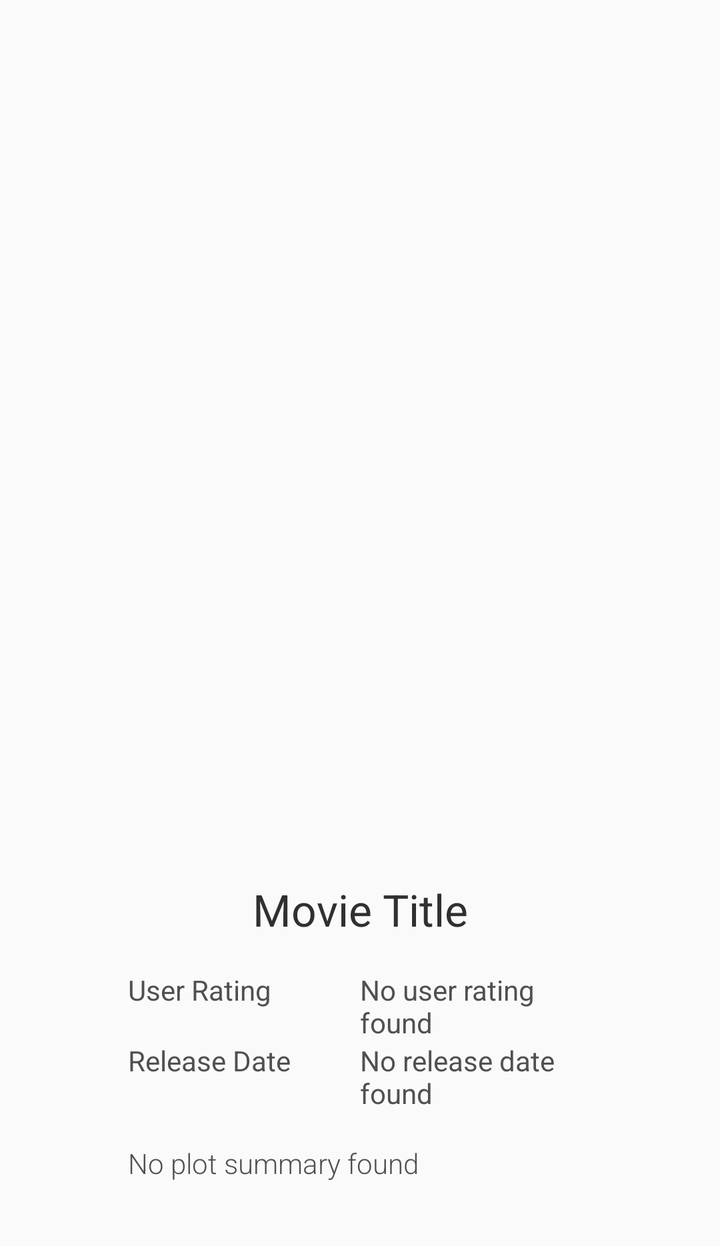
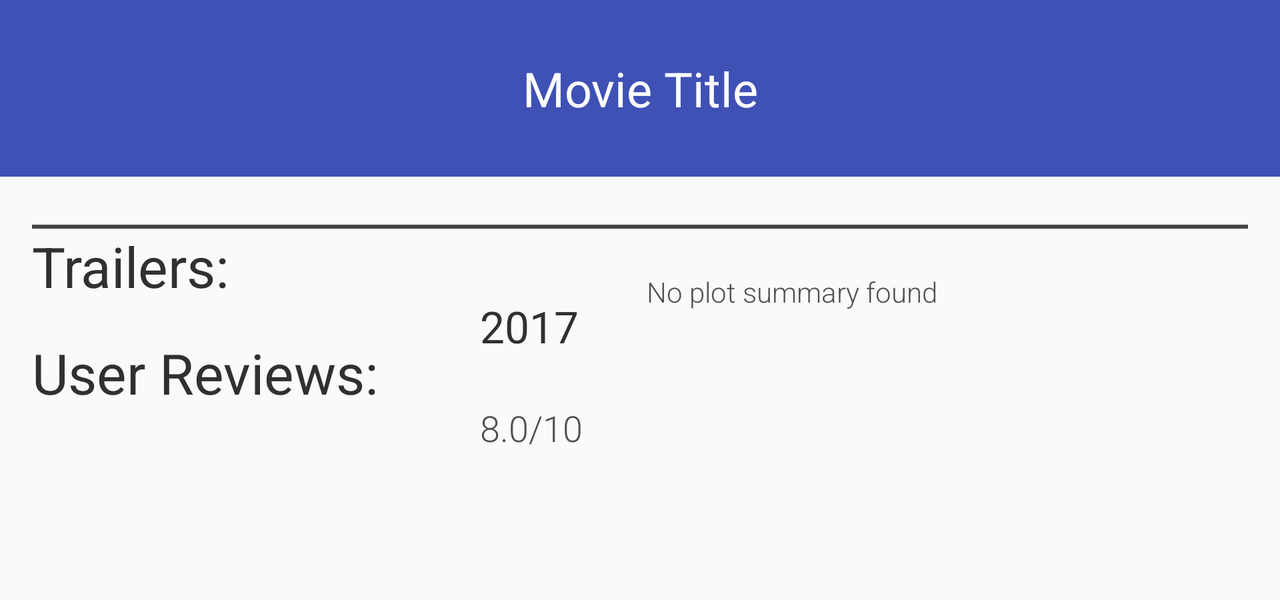

One screen, two layout resources from the same app: the default and the repository's alternative for another configuration. Each is rendered where Android would select it; the XML of both is given below.
<!-- AndroidManifest.xml: application theme InvertedBarTheme -->
<!-- res/layout/activity_detail.xml -->
<?xml version="1.0" encoding="utf-8"?>
<ScrollView xmlns:android="http://schemas.android.com/apk/res/android"
    xmlns:tools="http://schemas.android.com/tools"
    android:layout_width="match_parent"
    android:layout_height="wrap_content">

    <LinearLayout

        android:layout_width="match_parent"
        android:layout_height="wrap_content"
        android:layout_marginLeft="32dp"
        android:layout_marginRight="32dp"
        android:layout_marginTop="8dp"
        android:orientation="vertical"
        tools:context="com.example.android.popularmovies.DetailActivity">

        <ImageView
            android:id="@+id/detail_image"
            android:layout_width="match_parent"
            android:layout_height="400dp"
            android:adjustViewBounds="true"
            android:contentDescription="@string/movie_poster"
            android:scaleType="fitCenter" />

        <TextView
            android:id="@+id/detail_title"
            android:layout_width="match_parent"
            android:layout_height="wrap_content"
            android:layout_gravity="center_vertical|center_horizontal"
            android:layout_marginBottom="16dp"
            android:layout_marginTop="32dp"
            android:fontFamily="sans-serif"
            android:text="@string/movie_title"
            android:textAlignment="center"
            android:textColor="@color/textTitle"
            android:textSize="22sp" />

        <LinearLayout
            android:layout_width="match_parent"
            android:layout_height="wrap_content"
            android:layout_marginLeft="32dp"
            android:layout_marginRight="32dp"
            android:orientation="horizontal">

            <TextView
                android:layout_width="0dp"
                android:layout_height="wrap_content"
                android:layout_weight="1"
                android:fontFamily="sans-serif"
                android:text="@string/user_rating"
                android:textColor="@color/textDetails"
                android:textSize="14sp" />

            <TextView
                android:id="@+id/detail_rating_value"
                android:layout_width="0dp"
                android:layout_height="wrap_content"
                android:layout_weight="1"
                android:fontFamily="sans-serif"
                android:text="@string/no_rating"
                android:textColor="@color/textDetails"
                android:textSize="14sp" />
        </LinearLayout>

        <LinearLayout
            android:layout_width="match_parent"
            android:layout_height="wrap_content"
            android:layout_marginLeft="32dp"
            android:layout_marginRight="32dp"
            android:orientation="horizontal">

            <TextView
                android:layout_width="0dp"
                android:layout_height="wrap_content"
                android:layout_weight="1"
                android:fontFamily="sans-serif"
                android:text="@string/release_date"
                android:textColor="@color/textDetails"
                android:textSize="14sp" />

            <TextView
                android:id="@+id/detail_releasedate_value"
                android:layout_width="0dp"
                android:layout_height="wrap_content"
                android:layout_weight="1"
                android:fontFamily="sans-serif"
                android:text="@string/no_date"
                android:textColor="@color/textDetails"
                android:textSize="14sp" />
        </LinearLayout>

        <TextView
            android:id="@+id/detail_overview"
            android:layout_width="match_parent"
            android:layout_height="wrap_content"
            android:layout_marginBottom="32dp"
            android:layout_marginLeft="32dp"
            android:layout_marginRight="32dp"
            android:layout_marginTop="16dp"
            android:fontFamily="sans-serif-light"
            android:text="@string/no_overview"
            android:textColor="@color/textDetails"
            android:textSize="14sp" />

    </LinearLayout>

</ScrollView>
<!-- resources referenced by this layout -->
<resources>
  <color name="textDetails">#505050</color>
  <color name="textTitle">#303030</color>
  <string name="movie_poster">Movie Poster</string>
  <string name="movie_title">Movie Title</string>
  <string name="no_date">No release date found</string>
  <string name="no_overview">No plot summary found</string>
  <string name="no_rating">No user rating found</string>
  <string name="release_date">Release Date</string>
  <string name="user_rating">User Rating</string>
  <style name="InvertedBarTheme" parent="@style/AppTheme">
          <item name="actionBarStyle">@style/ActionBar.Solid.Inverse</item>
      </style>
  <style name="AppTheme" parent="@style/Theme.AppCompat.Light.DarkActionBar">
          
          <item name="colorPrimary">@color/colorPrimary</item>
          <item name="colorPrimaryDark">@color/colorPrimaryDark</item>
          <item name="colorAccent">@color/colorAccent</item>
  
      </style>
  <style name="ActionBar.Solid.Inverse" parent="@style/Widget.AppCompat.ActionBar">
          <item name="displayOptions">showHome|showTitle</item>
          <item name="background">@color/colorActionBar</item>
      </style>
  <color name="colorPrimary">#3F51B5</color>
  <color name="colorPrimaryDark">#303F9F</color>
  <color name="colorAccent">#69F0AE</color>
  <color name="colorActionBar">#333333</color>
</resources>
<!-- res/layout-land/activity_detail.xml (the repository's variant of the layout above) -->
<!-- drawn on the phone turned sideways -->
<?xml version="1.0" encoding="utf-8"?>
<ScrollView xmlns:android="http://schemas.android.com/apk/res/android"
    xmlns:app="http://schemas.android.com/apk/res-auto"
    xmlns:tools="http://schemas.android.com/tools"
    android:layout_width="match_parent"
    android:layout_height="wrap_content">

    <android.support.constraint.ConstraintLayout
        android:layout_width="match_parent"
        android:layout_height="wrap_content"
        android:orientation="vertical"
        tools:context="com.example.android.popularmovies.DetailActivity">

        <TextView
            android:id="@+id/detail_title"
            android:layout_width="match_parent"
            android:layout_height="wrap_content"
            android:layout_gravity="center_vertical|center_horizontal"
            android:background="@color/colorPrimary"
            android:fontFamily="sans-serif"
            android:paddingBottom="28dp"
            android:paddingTop="28dp"
            android:text="@string/movie_title"
            android:textAlignment="center"
            android:textColor="@color/white"
            android:textSize="24sp"
            app:layout_constraintStart_toStartOf="parent"
            app:layout_constraintTop_toTopOf="parent" />


        <ImageView
            android:id="@+id/detail_image"
            android:layout_width="200dp"
            android:layout_height="wrap_content"
            android:layout_marginLeft="16dp"
            android:layout_marginStart="16dp"
            android:layout_marginTop="16dp"
            android:adjustViewBounds="true"
            android:contentDescription="@string/movie_poster"
            app:layout_constraintStart_toStartOf="parent"
            app:layout_constraintTop_toBottomOf="@id/detail_title"
            tools:src="@drawable/notfound" />


        <include
            android:id="@+id/movie_details_values"
            layout="@layout/movie_details_values"
            android:layout_width="wrap_content"
            android:layout_height="wrap_content"
            android:layout_marginLeft="16dp"
            android:layout_marginStart="16dp"
            android:layout_marginTop="44dp"
            app:layout_constraintStart_toEndOf="@id/detail_image"
            app:layout_constraintTop_toTopOf="@id/detail_image" />


        <TextView
            android:id="@+id/detail_overview"
            android:layout_width="0dp"
            android:layout_height="wrap_content"
            android:layout_marginEnd="32dp"
            android:layout_marginLeft="32dp"
            android:layout_marginRight="32dp"
            android:layout_marginStart="32dp"
            android:layout_marginTop="32dp"
            android:fontFamily="sans-serif-light"
            android:textColor="@color/textDetails"
            android:textSize="14sp"
            app:layout_constraintEnd_toEndOf="parent"
            app:layout_constraintStart_toEndOf="@+id/movie_details_values"
            app:layout_constraintTop_toTopOf="@id/detail_image"
            tools:text="@string/no_overview" />

        <ImageView
            android:id="@+id/video_divider"
            android:layout_width="match_parent"
            android:layout_height="2dp"
            android:layout_marginEnd="16dp"
            android:layout_marginLeft="16dp"
            android:layout_marginRight="16dp"
            android:layout_marginStart="16dp"
            android:layout_marginTop="8dp"
            android:background="@color/divider"
            android:contentDescription="@string/desc_divider"
            app:layout_constraintStart_toStartOf="parent"
            app:layout_constraintTop_toBottomOf="@id/detail_image" />

        <TextView
            android:id="@+id/detail_video_label"
            android:layout_width="wrap_content"
            android:layout_height="wrap_content"
            android:layout_marginLeft="16dp"
            android:layout_marginStart="16dp"
            android:fontFamily="sans-serif"
            android:text="@string/videos_label"
            android:textColor="@color/textTitle"
            android:textSize="28sp"
            app:layout_constraintStart_toStartOf="parent"
            app:layout_constraintTop_toBottomOf="@id/video_divider" />

        <android.support.v7.widget.RecyclerView
            android:id="@+id/detail_videos"
            android:layout_width="match_parent"
            android:layout_height="wrap_content"
            android:nestedScrollingEnabled="false"
            android:layout_marginBottom="16dp"
            android:layout_marginEnd="16dp"
            android:layout_marginLeft="16dp"
            android:layout_marginRight="16dp"
            android:layout_marginStart="16dp"
            android:paddingBottom="16dp"
            app:layout_constraintEnd_toEndOf="parent"
            app:layout_constraintStart_toStartOf="parent"
            app:layout_constraintTop_toBottomOf="@id/detail_video_label" />


        <TextView
            android:id="@+id/detail_review_label"
            android:layout_width="wrap_content"
            android:layout_height="wrap_content"
            android:layout_marginLeft="16dp"
            android:layout_marginStart="16dp"
            android:text="@string/reviews_label"
            android:textSize="28sp"
            android:textColor="@color/textTitle"
            android:fontFamily="sans-serif"
            app:layout_constraintStart_toStartOf="parent"
            app:layout_constraintTop_toBottomOf="@id/detail_videos" />

        <android.support.v7.widget.RecyclerView
            android:id="@+id/detail_reviews"
            android:layout_width="match_parent"
            android:layout_height="wrap_content"
            android:nestedScrollingEnabled="false"
            android:layout_marginBottom="16dp"
            android:layout_marginEnd="16dp"
            android:layout_marginLeft="16dp"
            android:layout_marginRight="16dp"
            android:layout_marginStart="16dp"
            android:paddingBottom="16dp"
            app:layout_constraintEnd_toEndOf="parent"
            app:layout_constraintStart_toStartOf="parent"
            app:layout_constraintTop_toBottomOf="@id/detail_review_label" />


    </android.support.constraint.ConstraintLayout>

</ScrollView>
<!-- res/layout/movie_details_values.xml (included above) -->
<?xml version="1.0" encoding="utf-8"?>
<android.support.constraint.ConstraintLayout xmlns:android="http://schemas.android.com/apk/res/android"
    xmlns:app="http://schemas.android.com/apk/res-auto"
    xmlns:tools="http://schemas.android.com/tools"
    android:layout_width="match_parent"
    android:layout_height="match_parent">

    <TextView
        android:id="@+id/detail_release_value"
        android:layout_width="wrap_content"
        android:layout_height="wrap_content"
        android:layout_marginLeft="8dp"
        android:layout_marginStart="8dp"
        android:fontFamily="sans-serif"
        android:textColor="@color/textTitle"
        android:textSize="22sp"
        app:layout_constraintStart_toStartOf="parent"
        app:layout_constraintTop_toTopOf="parent"
        tools:text="2017" />

    <TextView
        android:id="@+id/detail_rating_value"
        android:layout_width="wrap_content"
        android:layout_height="wrap_content"
        android:layout_marginTop="24dp"
        android:fontFamily="sans-serif-light"
        android:textColor="@color/textDetails"
        android:textSize="18sp"
        app:layout_constraintStart_toStartOf="@id/detail_release_value"
        app:layout_constraintTop_toBottomOf="@+id/detail_release_value"
        tools:text="8.0/10" />

    <ImageView
        android:id="@+id/detail_favorite"
        android:layout_width="@dimen/favorite_icon_size"
        android:layout_height="@dimen/favorite_icon_size"
        android:layout_marginTop="24dp"
        android:contentDescription="@string/desc_favorite_icon"
        android:onClick="onFavoriteClick"
        android:src="@drawable/ic_favorite_border_black_24dp"
        app:layout_constraintStart_toStartOf="@id/detail_rating_value"
        app:layout_constraintTop_toBottomOf="@id/detail_rating_value"
        tools:src="@drawable/ic_favorite_border_black_24dp" />


</android.support.constraint.ConstraintLayout>
<!-- resources referenced by the variant -->
<!-- as the phone turned sideways resolves them -->
<resources>
  <color name="colorPrimary">#3F51B5</color>
  <color name="divider">#444444</color>
  <color name="textDetails">#505050</color>
  <color name="textTitle">#303030</color>
  <color name="white">#FFFFFF</color>
  <dimen name="favorite_icon_size">50dp</dimen>
  <string name="desc_divider">divider</string>
  <string name="desc_favorite_icon">Favorite icon</string>
  <string name="movie_poster">Movie Poster</string>
  <string name="movie_title">Movie Title</string>
  <string name="no_overview">No plot summary found</string>
  <string name="reviews_label">User Reviews:</string>
  <string name="videos_label">Trailers:</string>
  <style name="InvertedBarTheme" parent="@style/AppTheme">
          <item name="actionBarStyle">@style/ActionBar.Solid.Inverse</item>
      </style>
  <style name="AppTheme" parent="@style/Theme.AppCompat.Light.DarkActionBar">
          
          <item name="colorPrimary">@color/colorPrimary</item>
          <item name="colorPrimaryDark">@color/colorPrimaryDark</item>
          <item name="colorAccent">@color/colorAccent</item>
  
      </style>
  <style name="ActionBar.Solid.Inverse" parent="@style/Widget.AppCompat.ActionBar">
          <item name="displayOptions">showHome|showTitle</item>
          <item name="background">@color/colorActionBar</item>
      </style>
  <color name="colorPrimaryDark">#303F9F</color>
  <color name="colorAccent">#69F0AE</color>
  <color name="colorActionBar">#333333</color>
</resources>
